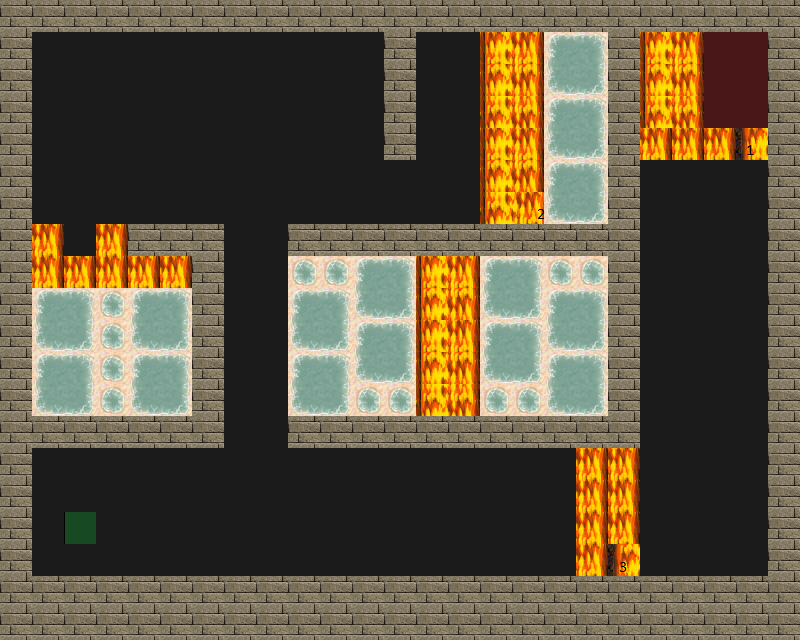

A 2D game scene composited from a Tiled map and its tileset images. What follows is a short description and the map's XML, with every tile layer's data as written:
An orthogonal 25x20 tile map with 32x32 px tiles, 4 tile layers (Road, Trap, Wall, Utility), 4 tilesets.

<map version="1.0" tiledversion="1.1.5" orientation="orthogonal" renderorder="right-down" width="25" height="20" tilewidth="32" tileheight="32" infinite="0" nextobjectid="1">
 <tileset firstgid="1" source="tilesets/meta.tsx" />
 <tileset firstgid="3" source="tilesets/road.tsx" />
 <tileset firstgid="4" source="tilesets/traps.tsx" />
 <tileset firstgid="196" source="tilesets/wallsandroofs.tsx" />
 <layer name="Road" width="25" height="20">
  <data encoding="csv">
3,3,3,3,3,3,3,3,3,3,3,3,3,3,3,3,3,3,3,3,3,3,3,3,3,
3,3,3,3,3,3,3,3,3,3,3,3,3,3,3,3,3,3,3,3,3,3,3,3,3,
3,3,3,3,3,3,3,3,3,3,3,3,3,3,3,3,3,3,3,3,3,3,3,3,3,
3,3,3,3,3,3,3,3,3,3,3,3,3,3,3,3,3,3,3,3,3,3,3,3,3,
3,3,3,3,3,3,3,3,3,3,3,3,3,3,3,3,3,3,3,3,3,3,3,3,3,
3,3,3,3,3,3,3,3,3,3,3,3,3,3,3,3,3,3,3,3,3,3,3,3,3,
3,3,3,3,3,3,3,3,3,3,3,3,3,3,3,3,3,3,3,3,3,3,3,3,3,
3,3,3,3,3,3,3,3,3,3,3,3,3,3,3,3,3,3,3,3,3,3,3,3,3,
3,3,3,3,3,3,3,3,3,3,3,3,3,3,3,3,3,3,3,3,3,3,3,3,3,
3,3,3,3,3,3,3,3,3,3,3,3,3,3,3,3,3,3,3,3,3,3,3,3,3,
3,3,3,3,3,3,3,3,3,3,3,3,3,3,3,3,3,3,3,3,3,3,3,3,3,
3,3,3,3,3,3,3,3,3,3,3,3,3,3,3,3,3,3,3,3,3,3,3,3,3,
3,3,3,3,3,3,3,3,3,3,3,3,3,3,3,3,3,3,3,3,3,3,3,3,3,
3,3,3,3,3,3,3,3,3,3,3,3,3,3,3,3,3,3,3,3,3,3,3,3,3,
3,3,3,3,3,3,3,3,3,3,3,3,3,3,3,3,3,3,3,3,3,3,3,3,3,
3,3,3,3,3,3,3,3,3,3,3,3,3,3,3,3,3,3,3,3,3,3,3,3,3,
3,3,3,3,3,3,3,3,3,3,3,3,3,3,3,3,3,3,3,3,3,3,3,3,3,
3,3,3,3,3,3,3,3,3,3,3,3,3,3,3,3,3,3,3,3,3,3,3,3,3,
3,3,3,3,3,3,3,3,3,3,3,3,3,3,3,3,3,3,3,3,3,3,3,3,3,
3,3,3,3,3,3,3,3,3,3,3,3,3,3,3,3,3,3,3,3,3,3,3,3,3
</data>
 </layer>
 <layer name="Trap" width="25" height="20">
  <data encoding="csv">
0,0,0,0,0,0,0,0,0,0,0,0,0,0,0,0,0,0,0,0,0,0,0,0,0,
0,0,0,0,0,0,0,0,0,0,0,0,0,0,0,162,163,80,81,0,162,163,0,0,0,
0,0,0,0,0,0,0,0,0,0,0,0,0,0,0,178,179,96,97,0,178,179,0,0,0,
0,0,0,0,0,0,0,0,0,0,0,0,0,0,0,194,195,80,81,0,194,195,0,0,0,
0,0,0,0,0,0,0,0,0,0,0,0,0,0,0,162,163,96,97,0,163,163,163,160,0,
0,0,0,0,0,0,0,0,0,0,0,0,0,0,0,178,179,80,81,0,0,0,0,0,0,
0,0,0,0,0,0,0,0,0,0,0,0,0,0,0,194,161,96,97,0,0,0,0,0,0,
0,163,0,163,0,0,0,0,0,0,0,0,0,0,0,0,0,0,0,0,0,0,0,0,0,
0,163,163,163,163,163,0,0,0,62,62,80,81,162,163,80,81,62,62,0,0,0,0,0,0,
0,80,81,62,80,81,0,0,0,80,81,96,97,178,179,96,97,80,81,0,0,0,0,0,0,
0,96,97,62,96,97,0,0,0,96,97,80,81,162,163,80,81,96,97,0,0,0,0,0,0,
0,80,81,62,80,81,0,0,0,80,81,96,97,178,179,96,97,80,81,0,0,0,0,0,0,
0,96,97,62,96,97,0,0,0,96,97,62,62,194,195,62,62,96,97,0,0,0,0,0,0,
0,0,0,0,0,0,0,0,0,0,0,0,0,0,0,0,0,0,0,0,0,0,0,0,0,
0,0,0,0,0,0,0,0,0,0,0,0,0,0,0,0,0,0,163,163,0,0,0,0,0,
0,0,0,0,0,0,0,0,0,0,0,0,0,0,0,0,0,0,163,163,0,0,0,0,0,
0,0,0,0,0,0,0,0,0,0,0,0,0,0,0,0,0,0,163,163,0,0,0,0,0,
0,0,0,0,0,0,0,0,0,0,0,0,0,0,0,0,0,0,163,176,0,0,0,0,0,
0,0,0,0,0,0,0,0,0,0,0,0,0,0,0,0,0,0,0,0,0,0,0,0,0,
0,0,0,0,0,0,0,0,0,0,0,0,0,0,0,0,0,0,0,0,0,0,0,0,0
</data>
 </layer>
 <layer name="Wall" width="25" height="20">
  <data encoding="csv">
261,261,261,261,261,261,261,261,261,261,261,261,261,261,261,261,261,261,261,261,261,261,261,261,261,
261,0,0,0,0,0,0,0,0,0,0,0,261,0,0,0,0,0,0,261,0,0,0,0,261,
261,0,0,0,0,0,0,0,0,0,0,0,261,0,0,0,0,0,0,261,0,0,0,0,261,
261,0,0,0,0,0,0,0,0,0,0,0,261,0,0,0,0,0,0,261,0,0,0,0,261,
261,0,0,0,0,0,0,0,0,0,0,0,261,0,0,0,0,0,0,261,0,0,0,0,261,
261,0,0,0,0,0,0,0,0,0,0,0,0,0,0,0,0,0,0,261,0,0,0,0,261,
261,0,0,0,0,0,0,0,0,0,0,0,0,0,0,0,0,0,0,261,0,0,0,0,261,
261,0,0,0,261,261,261,0,0,261,261,261,261,261,261,261,261,261,261,261,0,0,0,0,261,
261,0,0,0,0,0,261,0,0,0,0,0,0,0,0,0,0,0,0,261,0,0,0,0,261,
261,0,0,0,0,0,261,0,0,0,0,0,0,0,0,0,0,0,0,261,0,0,0,0,261,
261,0,0,0,0,0,261,0,0,0,0,0,0,0,0,0,0,0,0,261,0,0,0,0,261,
261,0,0,0,0,0,261,0,0,0,0,0,0,0,0,0,0,0,0,261,0,0,0,0,261,
261,0,0,0,0,0,261,0,0,0,0,0,0,0,0,0,0,0,0,261,0,0,0,0,261,
261,261,261,261,261,261,261,0,0,261,261,261,261,261,261,261,261,261,261,261,0,0,0,0,261,
261,0,0,0,0,0,0,0,0,0,0,0,0,0,0,0,0,0,0,0,0,0,0,0,261,
261,0,0,0,0,0,0,0,0,0,0,0,0,0,0,0,0,0,0,0,0,0,0,0,261,
261,0,0,0,0,0,0,0,0,0,0,0,0,0,0,0,0,0,0,0,0,0,0,0,261,
261,0,0,0,0,0,0,0,0,0,0,0,0,0,0,0,0,0,0,0,0,0,0,0,261,
261,261,261,261,261,261,261,261,261,261,261,261,261,261,261,261,261,261,261,261,261,261,261,261,261,
261,261,261,261,261,261,261,261,261,261,261,261,261,261,261,261,261,261,261,261,261,261,261,261,261
</data>
 </layer>
 <layer name="Utility" width="25" height="20">
  <data encoding="csv">
0,0,0,0,0,0,0,0,0,0,0,0,0,0,0,0,0,0,0,0,0,0,0,0,0,
0,0,0,0,0,0,0,0,0,0,0,0,0,0,0,0,0,0,0,0,0,0,1,1,0,
0,0,0,0,0,0,0,0,0,0,0,0,0,0,0,0,0,0,0,0,0,0,1,1,0,
0,0,0,0,0,0,0,0,0,0,0,0,0,0,0,0,0,0,0,0,0,0,1,1,0,
0,0,0,0,0,0,0,0,0,0,0,0,0,0,0,0,0,0,0,0,0,0,0,0,0,
0,0,0,0,0,0,0,0,0,0,0,0,0,0,0,0,0,0,0,0,0,0,0,0,0,
0,0,0,0,0,0,0,0,0,0,0,0,0,0,0,0,0,0,0,0,0,0,0,0,0,
0,0,0,0,0,0,0,0,0,0,0,0,0,0,0,0,0,0,0,0,0,0,0,0,0,
0,0,0,0,0,0,0,0,0,0,0,0,0,0,0,0,0,0,0,0,0,0,0,0,0,
0,0,0,0,0,0,0,0,0,0,0,0,0,0,0,0,0,0,0,0,0,0,0,0,0,
0,0,0,0,0,0,0,0,0,0,0,0,0,0,0,0,0,0,0,0,0,0,0,0,0,
0,0,0,0,0,0,0,0,0,0,0,0,0,0,0,0,0,0,0,0,0,0,0,0,0,
0,0,0,0,0,0,0,0,0,0,0,0,0,0,0,0,0,0,0,0,0,0,0,0,0,
0,0,0,0,0,0,0,0,0,0,0,0,0,0,0,0,0,0,0,0,0,0,0,0,0,
0,0,0,0,0,0,0,0,0,0,0,0,0,0,0,0,0,0,0,0,0,0,0,0,0,
0,0,0,0,0,0,0,0,0,0,0,0,0,0,0,0,0,0,0,0,0,0,0,0,0,
0,0,2,0,0,0,0,0,0,0,0,0,0,0,0,0,0,0,0,0,0,0,0,0,0,
0,0,0,0,0,0,0,0,0,0,0,0,0,0,0,0,0,0,0,0,0,0,0,0,0,
0,0,0,0,0,0,0,0,0,0,0,0,0,0,0,0,0,0,0,0,0,0,0,0,0,
0,0,0,0,0,0,0,0,0,0,0,0,0,0,0,0,0,0,0,0,0,0,0,0,0
</data>
 </layer>
</map>
